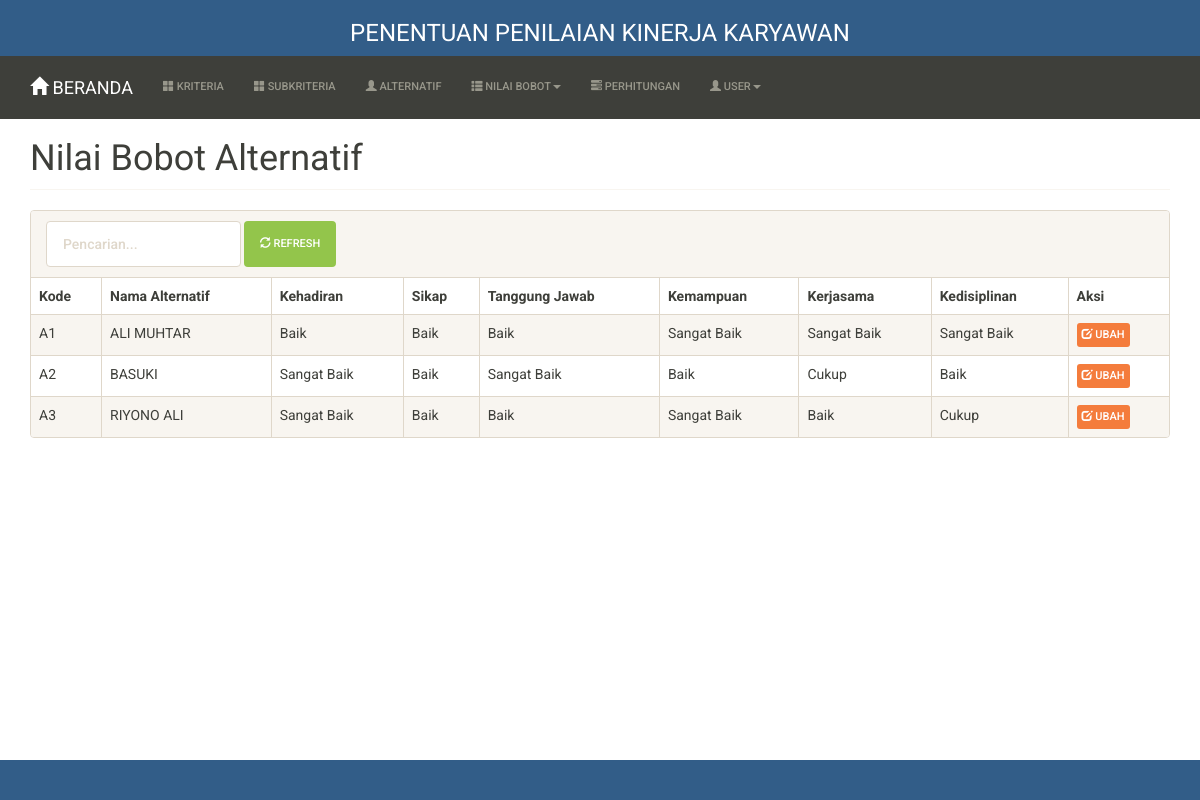
/index.php?m=rel_alternatif (signed in), run on the app's committed database.
### tables this page shows
CREATE TABLE `tb_sub` (
  `kode_sub` varchar(255) NOT NULL,
  `kode_kriteria` varchar(255) DEFAULT NULL,
  `nama_sub` varchar(255) DEFAULT NULL,
  `nilai_sub` double DEFAULT NULL
);

### config.php (called while the page is built)
<?php
$config["server"] = 'localhost';
$config["username"] = 'root';
$config["password"] = '';
$config["database_name"] = 'ahp_crips';

### functions.php (called while the page is built, shortened)
<?php
include 'config.php';
include 'includes/db.php';
$db = new DB($config['server'], $config['username'], $config['password'], $config['database_name']);
include 'includes/general.php';
$rows = $db->get_results("SELECT kode_alternatif, nama_alternatif FROM tb_alternatif ORDER BY kode_alternatif");
foreach ($rows as $row) {
    $ALTERNATIF[$row->kode_alternatif] = $row->nama_alternatif;
}
$rows = $db->get_results("SELECT kode_kriteria, nama_kriteria FROM tb_kriteria ORDER BY kode_kriteria");
foreach ($rows as $row) {
    $KRITERIA[$row->kode_kriteria] = $row->nama_kriteria;
}
$rows = $db->get_results("SELECT * FROM tb_sub ORDER BY kode_sub");
foreach ($rows as $row) {
    $SUB[$row->kode_sub] = array(
        'nama' => $row->nama_sub,
        'kode_kriteria' => $row->kode_kriteria,
        'nilai_sub' => $row->nilai_sub,
    );
}
function get_rel_alternatif($kriteria = '')
{
    global $db;
    $rows = $db->get_results("SELECT
       a.kode_alternatif, ra.kode_kriteria, s.kode_sub
       FROM tb_rel_alternatif ra
       INNER JOIN tb_alternatif a ON a.kode_alternatif = ra.kode_alternatif
       LEFT JOIN tb_sub s ON s.kode_sub=ra.kode_sub
       WHERE nama_alternatif LIKE '%" . esc_field(isset($_GET['q']) ? $_GET['q'] : '') . "%'
       ORDER BY kode_alternatif, ra.kode_kriteria");
    $arr = [];
    foreach ($rows as $row) {
        $arr[$row->kode_alternatif][$row->kode_kriteria]  = $row->kode_sub;
    }
    return $arr;
}

### includes/db.php (called while the page is built, shortened)
<?php
class DB
{
    var $conn = null;
    public function __construct($host, $username, $passwd, $dbname)
    {
        $this->conn = mysqli_connect($host, $username, $passwd, $dbname);
    }
    public function query($sql)
    {
        $query = mysqli_query($this->conn, $sql) or die('<pre>Error mysqli_query: ' . mysqli_error($this->conn) . '<br />' . $sql . '</pre>');
        return $query;
    }
    public function get_results($sql)
    {
        $query = $this->query($sql);
        $arr = [];
        while ($row = mysqli_fetch_object($query)) {
            $arr[] = $row;
        }
        return $arr;
    }
}

### includes/general.php (called while the page is built, shortened)
<?php
function esc_field($str)
{
    return addslashes($str);
}

### rel_alternatif.php (the view, shortened to what this page needs)
<div class="page-header">
    <h1>Nilai Bobot Alternatif</h1>
</div>
<div class="panel panel-default">
    <div class="panel-heading">
        <form class="form-inline">
            <div class="form-group">
                <input class="form-control" type="text" name="q" value="<?= isset($_GET['q']) ? $_GET['q'] : '' ?>" placeholder="Pencarian..." />
            </div>
            <div class="form-group">
                <button class="btn btn-success"><span class="glyphicon glyphicon-refresh"></span> Refresh</button>
            </div>
        </form>
    </div>
    <div class="table-responsive">
        <table class="table table-bordered table-hover table-striped">
            <thead>
                <tr>
                    <th>Kode</th>
                    <th>Nama Alternatif</th>
                    <?php foreach ($KRITERIA as $key => $val) : ?>
                        <th><?= $val ?></th>
                    <?php endforeach ?>
                    <th>Aksi</th>
                </tr>
            </thead>
            <?php
            $data = get_rel_alternatif();
            foreach ($data as $key => $val) : ?>
                <tr>
                    <td><?= $key ?></td>
                    <td><?= $ALTERNATIF[$key] ?></td>
                    <?php foreach ($val as $k => $v) : ?>
                        <td><?= $SUB[$v]['nama'] ?></td>
                    <?php endforeach ?>
                    <td>
                        <a class="btn btn-xs btn-warning" href="?m=rel_alternatif_ubah&ID=<?= $key ?>"><span class="glyphicon glyphicon-edit"></span> Ubah</a>
                    </td>
                </tr>
            <?php endforeach ?>
        </table>
    </div>
</div>

### assets/css/general.css (style rules this page uses)
html { position: relative; min-height: 100%; }
body { margin-bottom: 70px; }
.page-header { margin-top: 0; padding-bottom: 0; }
.page-header h1 { margin-top: 0; }

### data on the page
tb_sub: nama_sub "Baik"
tb_sub: nama_sub "Baik"
tb_sub: nama_sub "Baik"
tb_sub: nama_sub "Sangat Baik"
tb_sub: nama_sub "Sangat Baik"
tb_sub: nama_sub "Sangat Baik"
tb_sub: nama_sub "Sangat Baik"
tb_sub: nama_sub "Sangat Baik"
tb_sub: nama_sub "Baik"
tb_sub: nama_sub "Cukup"
tb_sub: nama_sub "Baik"
tb_sub: nama_sub "Baik"
tb_sub: nama_sub "Cukup"

### other printed values
$val "Kehadiran"
$val "Sikap"
$val "Tanggung Jawab"
$val "Kemampuan"
$val "Kerjasama"
$val "Kedisiplinan"
$key "A1"
$ALTERNATIF[$key] "ALI MUHTAR"
$key "A2"
$ALTERNATIF[$key] "BASUKI"
$key "A3"
$ALTERNATIF[$key] "RIYONO ALI"
